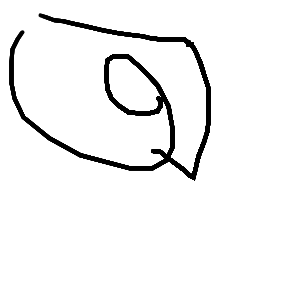
#> input picture lekhoni-backend/uploads/অ/অ_20250712_200949_231703.png, 300 x 300 px
$ python -i image_preprocessing.py   (imports and definitions only)
#> lines starting #> are read from the running program, lines starting #| are printed output that depends on the picture; after the words box and inside, x2 and y2 are one past the last pixel; in counts of white or black regions, pixels touching at a corner belong together
# import cv2
# import numpy as np
# import os

# def preprocess_image(img_path, output_path, final_size=(64, 64)):
#     """
#     Preprocess an image:
#     - Read and invert (white bg, black ink)
#     - Threshold to binarize
#     - Crop tight around ink
#     - Pad to square
#     - Resize to final_size (e.g. 28x28 or 64x64)
#     - Save processed image
#     """
#     # Load as grayscale
#     img = cv2.imread(img_path, cv2.IMREAD_GRAYSCALE)
#     if img is None:
#         print(f"Error: Unable to read image {img_path}")
#         return

#     # Invert image (white bg, black ink)
#     img = 255 - img

#     # # Apply binary threshold
#     # _, thresh = cv2.threshold(img, 30, 255, cv2.THRESH_BINARY)

#     # Find non-zero (ink) region
#     coords = cv2.findNonZero(img)
#     if coords is None:
#         print(f"No ink found in image: {img_path}")
#         return

#     x, y, w, h = cv2.boundingRect(coords)

#     # Crop to content
#     cropped = img[y:y+h, x:x+w]

#     # Make square by padding
#     side = max(w, h)
#     square = np.ones((side, side), dtype=np.uint8) * 255  # white background
#     dx = (side - w) // 2
#     dy = (side - h) // 2
#     square[dy:dy+h, dx:dx+w] = cropped

#     # Resize to desired shape
#     resized = cv2.resize(square, final_size, interpolation=cv2.INTER_AREA)

#     # Save the final processed image
#     cv2.imwrite(output_path, 255 - resized)  # invert back (black ink on white)

#     print(f"Processed image saved to: {output_path}")
import os
import cv2
import numpy as np

def preprocess_image(img_path, output_path, final_size=(64, 64)):
    """
    Preprocess an image:
    - Read grayscale
    - Threshold to binarize (if needed)
    - Crop tight around black text
    - Pad to square with white background
    - Resize to final_size
    - Save processed image
    """
#> called with img_path = 'uploads/অ/অ_20250712_200949_231703.png', output_path = 'out.png', final_size = (64, 64)

    # Load as grayscale
    img = cv2.imread(img_path, cv2.IMREAD_GRAYSCALE)
#> img is the input picture: shape (300, 300); min 0, max 255, mean 243.3
    if img is None:
        print(f"Error: Unable to read image {img_path}")
        return

    # Threshold: Ensure clean black text on white background
    _, img_bin = cv2.threshold(img, 200, 255, cv2.THRESH_BINARY)
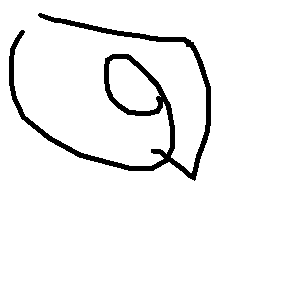
#> img_bin: shape (300, 300); 95.3% white; 1 black region, box (x1, y1, x2, y2) and area: (9, 13, 211, 181) 4255

    # Invert temporarily to find black pixels (as white for findNonZero)
    img_inv = 255 - img_bin

    # Find bounding box of black content
    coords = cv2.findNonZero(img_inv)
#> coords = contour of 4255 points, box (x1, y1, x2, y2) (9, 13, 211, 181), area 211
    if coords is None:
        print(f"No text found in image: {img_path}")
        return

    x, y, w, h = cv2.boundingRect(coords)
#> x = 9; y = 13; w = 202; h = 168

    # Crop to content
    cropped = img_bin[y:y+h, x:x+w]
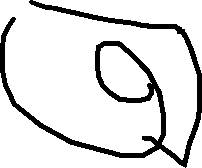
#> cropped: shape (168, 202); 87.5% white; 1 black region, box (x1, y1, x2, y2) and area: (0, 0, 202, 168) 4255

    # Pad to square
    side = max(w, h)
#> side = 202
    square = np.ones((side, side), dtype=np.uint8) * 255  # white background
    dx = (side - w) // 2
#> dx = 0
    dy = (side - h) // 2
#> dy = 17
    square[dy:dy+h, dx:dx+w] = cropped
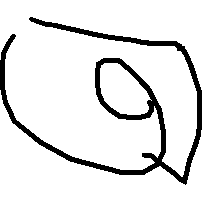
#> square: shape (202, 202); 89.6% white; 1 black region, box (x1, y1, x2, y2) and area: (0, 17, 202, 185) 4255

    # Resize to desired shape
    resized = cv2.resize(square, final_size, interpolation=cv2.INTER_AREA)
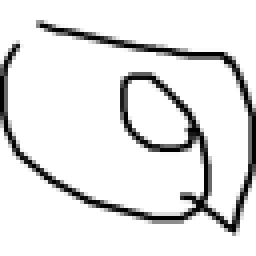
#> resized: shape (64, 64) (shown 4 times larger); min 0, max 255, mean 228.4

    # Save final image (white bg, black text)
    cv2.imwrite(output_path, resized)

    print(f"✅ Processed image saved to: {output_path}")

>>> result = preprocess_image('uploads/অ/অ_20250712_200949_231703.png', 'out.png')

$ run again, on lekhoni-backend/uploads/অ/অ_20250712_220227_238463.png
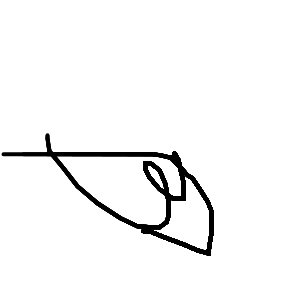
#> input picture lekhoni-backend/uploads/অ/অ_20250712_220227_238463.png, 300 x 300 px
#> in preprocess_image, img is the input picture: shape (300, 300); min 0, max 255, mean 245.8
#> in preprocess_image, `_, img_bin = cv2.threshold(img, 200, 255, cv2.THRESH_BINARY)`:
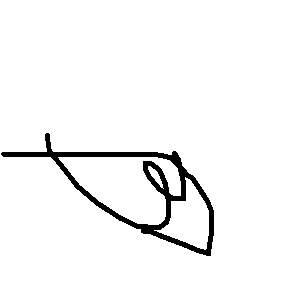
#> img_bin: shape (300, 300); 96.3% white; 1 black region, box (x1, y1, x2, y2) and area: (1, 133, 214, 256) 3356
#> coords = contour of 3356 points, box (x1, y1, x2, y2) (1, 133, 214, 256), area 1154
#> x = 1; y = 133; w = 213; h = 123
#> cropped: shape (123, 213); 87.2% white; 1 black region, box (x1, y1, x2, y2) and area: (0, 0, 213, 123) 3356
#> side = 213
#> dx = 0
#> dy = 45
#> square: shape (213, 213); 92.6% white; 1 black region, box (x1, y1, x2, y2) and area: (0, 45, 213, 168) 3356
#> in preprocess_image, `resized = cv2.resize(square, final_size, interpolation=cv2.INTER_AREA)`:
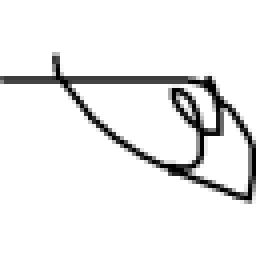
#> resized: shape (64, 64) (shown 4 times larger); min 0, max 255, mean 236.1

$ run again, on lekhoni-backend/uploads/অ/অ_20250713_091727_846407.png
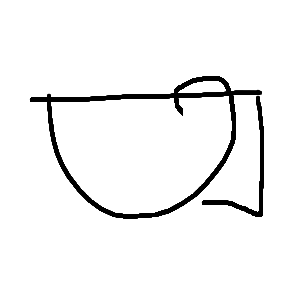
#> input picture lekhoni-backend/uploads/অ/অ_20250713_091727_846407.png, 300 x 300 px
#> in preprocess_image, img is the input picture: shape (300, 300); min 0, max 255, mean 243.6
#> in preprocess_image, `_, img_bin = cv2.threshold(img, 200, 255, cv2.THRESH_BINARY)`:
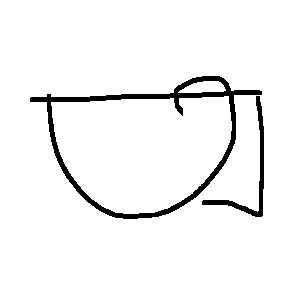
#> img_bin: shape (300, 300); 95.5% white; 2 black regions, box (x1, y1, x2, y2) and area: (30, 76, 262, 219) 3247, (202, 96, 264, 217) 809
#> coords = contour of 4056 points, box (x1, y1, x2, y2) (30, 76, 264, 219), area 307
#> x = 30; y = 76; w = 234; h = 143
#> cropped: shape (143, 234); 87.9% white; 2 black regions, box (x1, y1, x2, y2) and area: (0, 0, 232, 143) 3247, (172, 20, 234, 141) 809
#> side = 234
#> dx = 0
#> dy = 45
#> square: shape (234, 234); 92.6% white; 2 black regions, box (x1, y1, x2, y2) and area: (0, 45, 232, 188) 3247, (172, 65, 234, 186) 809
#> in preprocess_image, `resized = cv2.resize(square, final_size, interpolation=cv2.INTER_AREA)`:
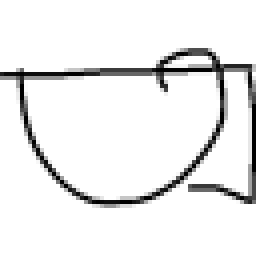
#> resized: shape (64, 64) (shown 4 times larger); min 0, max 255, mean 236.1
